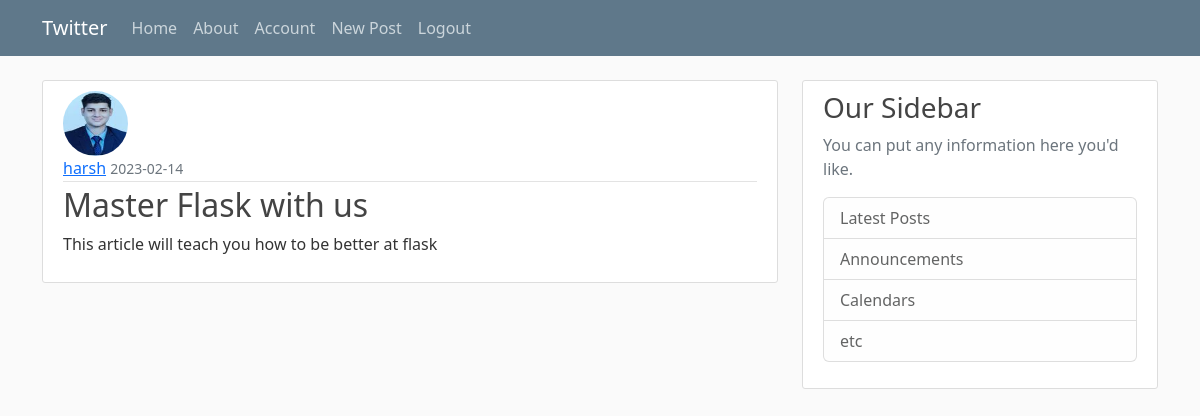
Screenshot of /post/3 (signed in) with the database file from the repository.
### first/models.py (models this page shows, shortened)
class User(db.Model,UserMixin):
    id = db.Column(db.Integer, primary_key=True)
    username = db.Column(db.String(20), unique=True, nullable=False)
    email = db.Column(db.String(120), unique=True, nullable=False)
    image_file = db.Column(db.String(20), nullable=False, default='default.jpg')
    password = db.Column(db.String(60), nullable=False)
    posts = db.relationship('Post', backref='author', lazy=True)

class Post(db.Model):
    id = db.Column(db.Integer, primary_key=True)
    title = db.Column(db.String(100), nullable=False)
    date_posted = db.Column(db.DateTime, nullable=False, default= datetime.utcnow)
    content = db.Column(db.Text, nullable=False)
    user_id = db.Column(db.Integer, db.ForeignKey('user.id'), nullable=False)

### first/routes.py (the view)
@app.route("/post/<int:post_id>")
def post(post_id):
    post  = Post.query.get_or_404(post_id)
    return render_template('post.html',title = post.title , post = post)

### first/models.py (called while the page is built)
@login_manager.user_loader
def user_loader(user_id):
    return User.query.get(int(user_id))

### first/templates/post.html (shortened to what this page needs)
{% extends "layout.html" %}
{% block content %}
  <article class="media content-section">
    <img class="rounded-circle article-img" src="{{ url_for('static', filename='profile_pics/' + post.author.image_file) }}">
    <div class="media-body">
      <div class="article-metadata">
        <a class="mr-2" href=" #">{{ post.author.username }}</a>
        <small class="text-muted">{{ post.date_posted.strftime('%Y-%m-%d') }}</small>
      </div>
      <h2 class="article-title">{{ post.title }}</h2>
      <p class="article-content">{{ post.content }}</p>
    </div>
  </article>
{% endblock content %}

### first/static/style.css (style rules this page uses)
body { background: #fafafa; color: #333333; margin-top: 5rem; }
h1, h2, h3, h4, h5, h6 { color: #444444; }
.content-section { background: #ffffff; padding: 10px 20px; border: 1px solid #dddddd; border-radius: 3px; margin-bottom: 20px; }
.article-title { color: #444444; }
.article-content { white-space: pre-line; }
.article-img { height: 65px; width: 65px; margin-right: 16px; }
.article-metadata { padding-bottom: 1px; margin-bottom: 4px; border-bottom: 1px solid #e3e3e3 }

### rows the page displays
User: image_file (picture), author.username "harsh"
Post: date_posted "2023-02-14", title "Master Flask with us", content "This article will teach you how to be better at flask"
